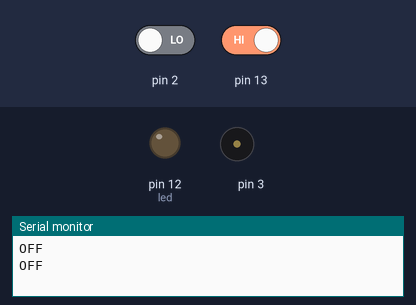
The sketch below on a simulated Arduino Uno, built with avr-gcc and run on an emulated ATmega328P. Shown: output pins drawn as LEDs (lit = HIGH), buzzer (waves = sounding), the last lines printed to the serial monitor. The test bench sets the inputs (shaded band); at power-on: pin 13 HIGH, pin 2 LOW.

Above: at 1.8 s.
1.9 s: pin 13 driven LOW
At 2.8 s:
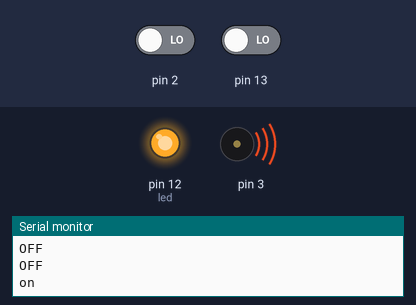
4.9 s: pin 2 driven HIGH
At 6.4 s:
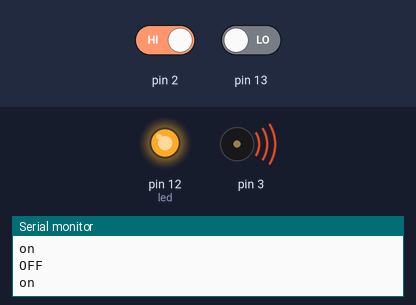
6.5 s: pin 13 driven HIGH
At 7.8 s:
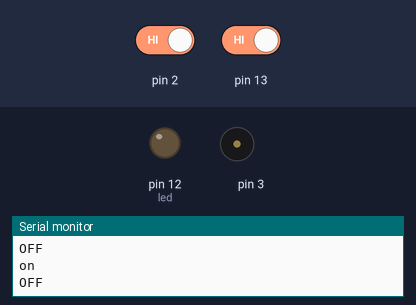
Timing chart, 0 to 9.5 s (numbered marks = the images above; inputs shaded):
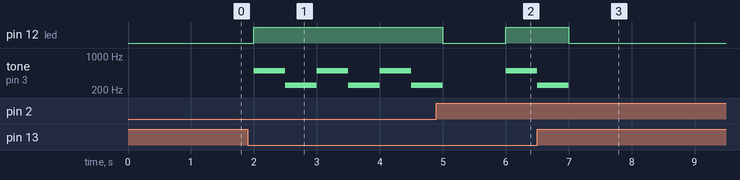

The sketch:

tilt_off_led_buzzer_on_if_sw_all_off.ino
```cpp
// 지진감지 센서
// 평소에 부저랑 led 반복재생, 기울어지면 멈춤
// 스위치는 모두 스탑

void setup() {
  pinMode(13,INPUT);    //틸트 (그라운드 / 입력13/ 저항vcc)
  pinMode(12,OUTPUT);   //led
  pinMode(3,OUTPUT);    //부저
  pinMode(2,INPUT);     //스위치
  Serial.begin(9600);
}

void loop() {
  if(digitalRead(13)==0)
  { // 스위치 그라운드에 저항

    Serial.println("on");
    digitalWrite(12,HIGH);
    tone(3,500);
    delay(500);
    tone(3,250);
    delay(500);
    noTone(3);
    digitalWrite(12,LOW);

}


  if((digitalRead(13)==1)||(digitalRead(2)==1))
  {
    Serial.println("OFF");
    digitalWrite(12,LOW);
    noTone(3);
    delay(1000);
  }
}
```

Measured:
- after the input at 1.9 s, pin 12 (led): LOW → HIGH after 0.10 s; tone on pin 3: alternates 500 Hz for 0.50 s and 250 Hz for 0.50 s, starting after 0.10 s
- after the input at 4.9 s, pin 12 (led): HIGH → LOW after 0.10 s, → HIGH 1.0 s later
- after the input at 6.5 s, pin 12 (led): goes on until 7.0 s, then stays LOW; tone on pin 3: goes on until 7.0 s, then stays silent
